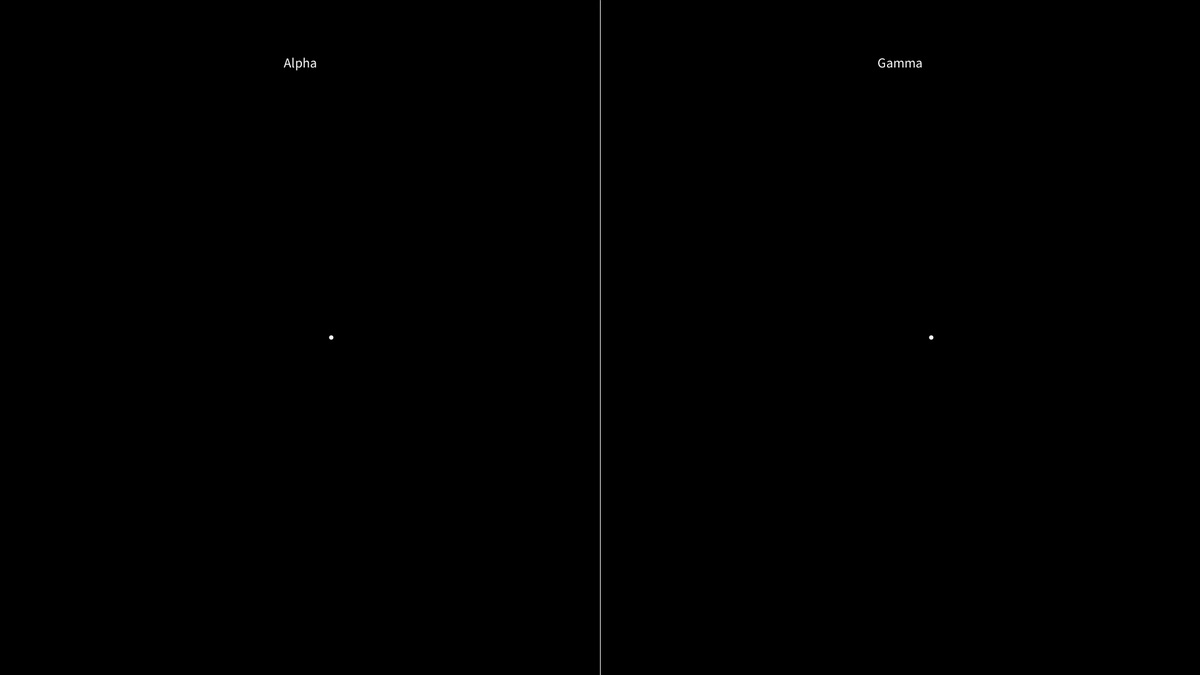
Frame 1 (no input)
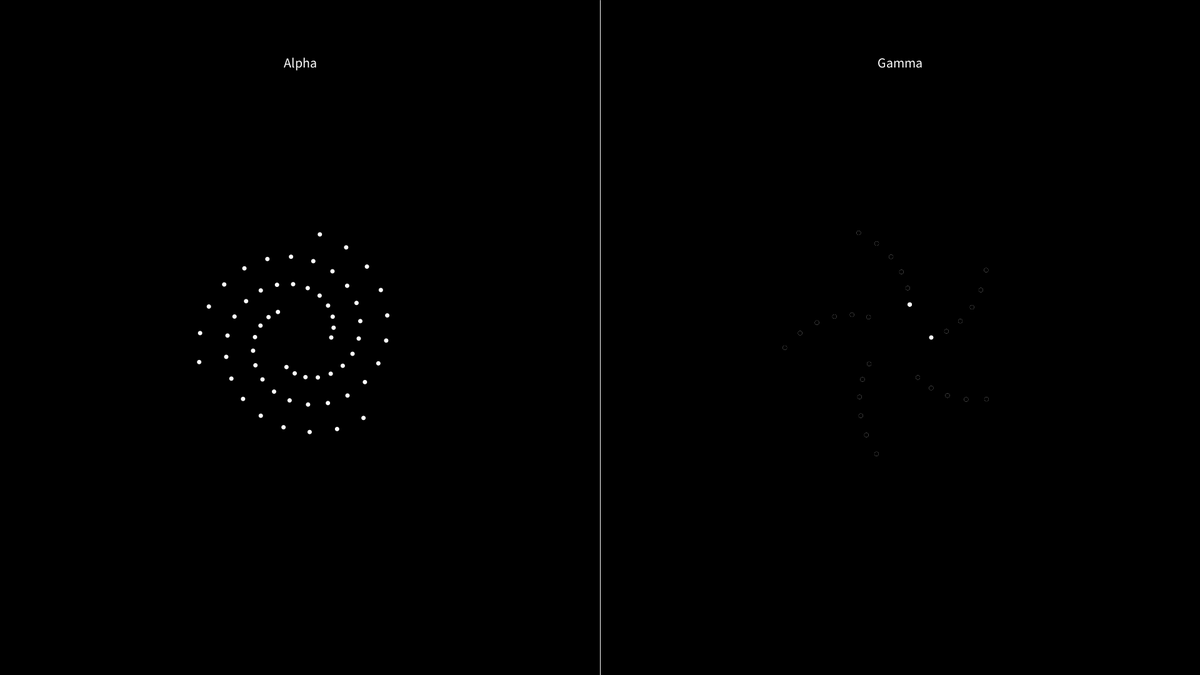
Frame 60 (the mouse pressed at the canvas centre just before this capture)
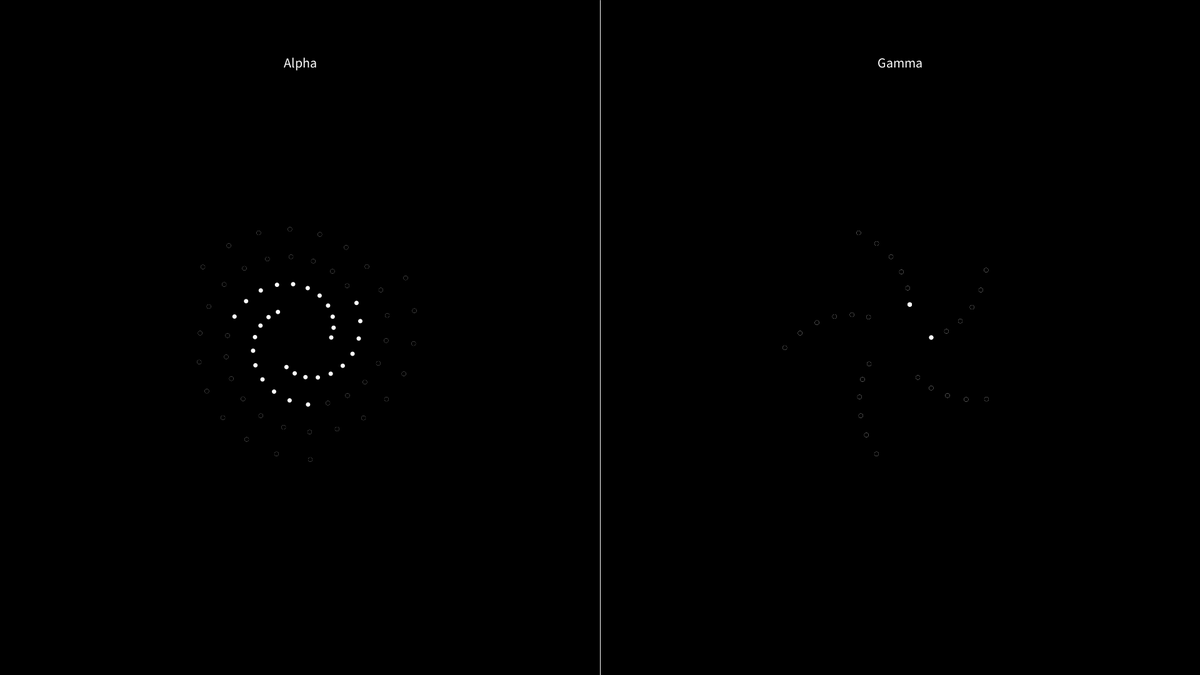
Frame 120 (the mouse held since frame 60 and released just before this capture)

The Processing sketch that drew these frames (run headless with seeded random() and noise(); from frame 60 on, the mouse is pressed at the canvas centre):

// Processing sketch: Flower_loading_anim
// ── Flower_loading_anim.pde

/**
 
 
 Copyright (c) 2022, NAGESH M H
 All rights reserved.
 
 This source code is licensed under the Apache-2.0 license found in the
 LICENSE file in the root directory of this source tree. 
 
 
 Ex: Flower pattern can be used for loading screen animation
 
 @author Nagesh M H 
 
 */


Flower leftFlower;
Flower rightFlower;

float leftCenterX, leftCenterY;
float rightCenterX, rightCenterY;

float centerX;

void setup()
{
  size(1920, 1080);
  background(0);

  leftFlower=new Flower(50, 200, 2);
  rightFlower=new Flower(50, 200, 5);

  leftCenterX=width/4;
  leftCenterY=height/2;

  centerX=width/2;

  rightCenterX=centerX;
  rightCenterY=0;

  stroke(255);
  line(centerX, 0, centerX, height);
  noStroke();
  
  textSize(22);
  textAlign(CENTER, CENTER);
  text("Alpha", leftCenterX, 100);
  text("Gamma", centerX+leftCenterX, 100);
  
}

void draw()
{

  noStroke();

  translate(leftCenterX, leftCenterY);
  leftFlower.ripple();
  leftFlower.edges();
  leftFlower.display();



  translate(rightCenterX, rightCenterY);
  rightFlower.ripple();
  rightFlower.edges();
  rightFlower.display();
}

// ── Flower.pde
/**
 
 
 Copyright (c) 2022, NAGESH M H
 All rights reserved.
 
 This source code is licensed under the Apache-2.0 license found in the
 LICENSE file in the root directory of this source tree. 
 
 
 Ex: Flower pattern can be used for loading screen animation
 
 @author Nagesh M H 
 
 */

class Flower
{
  private float radius;
  private float theta;
  private float lowerLimit, upperLimit;
  private final float ballSize=7;


  private float x, y=0;
  private float change;
  private color flowerColor=255;

  /**
   chnageFactor range should be 1 to 5 
   
   */
  Flower(float radius, float upperLimit, float changeFactor)
  {
    this.radius=radius;  
    this.lowerLimit=radius;
    this.upperLimit=upperLimit;
    this.change=constrain(changeFactor, 1, 5);
  }


  void ripple()
  {

    y= radius * sin(theta);
    x= radius * cos(theta);

    theta+=change;
    radius+=change;
  }

  void edges()
  {
    if (radius >=upperLimit)
    {
      radius=upperLimit;
      change=change*-1;
      flowerColor=0;
    }

    if (radius <=lowerLimit)
    {
      radius=lowerLimit;
      change=change*-1;
      flowerColor=255;
    }
  }

  void display()
  {
    fill(flowerColor);
    ellipse(x, y, ballSize, ballSize);
  }
}
